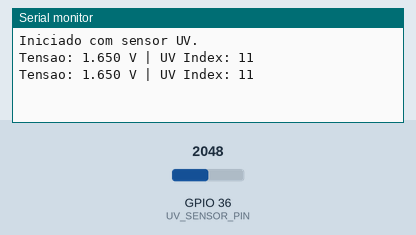
Recording of a program running on a simulated ESP32. Shown: the last lines printed to the serial monitor. The inputs (shaded band) are chosen by the test bench; at power-on: GPIO 36 (UV_SENSOR_PIN) = 2048 (analog values on the 0–4095 scale).

Above: at 1.8 s.
1.9 s: GPIO 36 (UV_SENSOR_PIN) set to 2866
At 2.8 s:
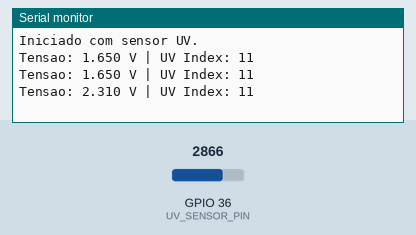
3.4 s: GPIO 36 (UV_SENSOR_PIN) set to 3603
At 4.8 s:
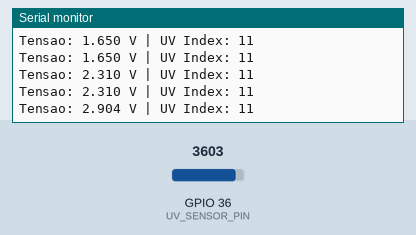
Timing chart, 0 to 6.4 s (numbered marks = the images above; inputs shaded):
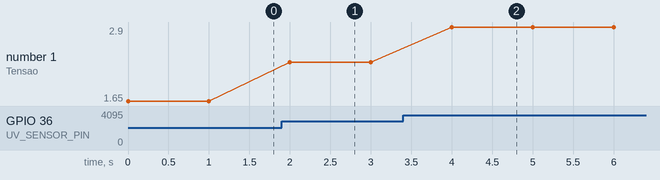

Measured:
- after the input at 1.9 s, the serial monitor: prints a new line after 0.10 s (image 1)
- after the input at 3.4 s, the serial monitor: prints a new line after 0.60 s (image 2)
- plotted number 1: 1.65 → 2.31 after the input at 1.9 s, 2.31 → 2.9 after the input at 3.4 s

The program:

main.cpp
```cpp
#include <Arduino.h>

#define UV_SENSOR_PIN 36  // GPIO36 = ADC0_CH0

void setup() {
  Serial.begin(115200);
  analogReadResolution(12);
  pinMode(UV_SENSOR_PIN, INPUT);
  Serial.println("Iniciado com sensor UV.");
}

float lerTensao() {
  int adc = analogRead(UV_SENSOR_PIN);
  return adc * (3.3 / 4095.0);
}

int calcularUVIndex(float tensao_mV) {
  int mV = tensao_mV * 1000;

  if (mV < 50) return 0;
  else if (mV < 227) return 1;
  else if (mV < 318) return 2;
  else if (mV < 408) return 3;
  else if (mV < 503) return 4;
  else if (mV < 606) return 5;
  else if (mV < 696) return 6;
  else if (mV < 795) return 7;
  else if (mV < 881) return 8;
  else if (mV < 976) return 9;
  else if (mV < 1079) return 10;
  else return 11;
}

void loop() {
  float tensao = lerTensao();
  int uvIndex = calcularUVIndex(tensao);

  Serial.print("Tensao: ");
  Serial.print(tensao, 3);
  Serial.print(" V | UV Index: ");
  Serial.println(uvIndex);

  delay(1000);
}
```
